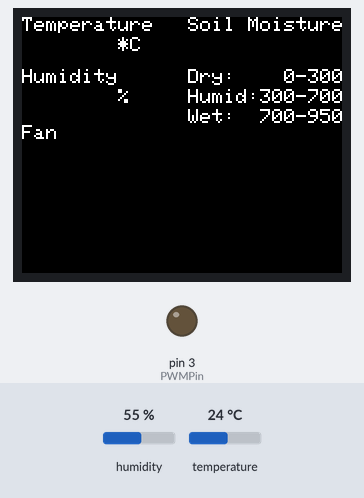
Simulated run of this sketch. Board: Arduino Uno, built with avr-gcc and run on an emulated ATmega328P. Parts: 160×128 colour display, output pins drawn as LEDs (lit = HIGH). Inputs (shaded band) come from the test bench; at power-on: humidity 55 %, temperature 24 °C. What the sketch prints to the serial monitor is not drawn.

Above: at 0.1 s.
At 0.5 s:
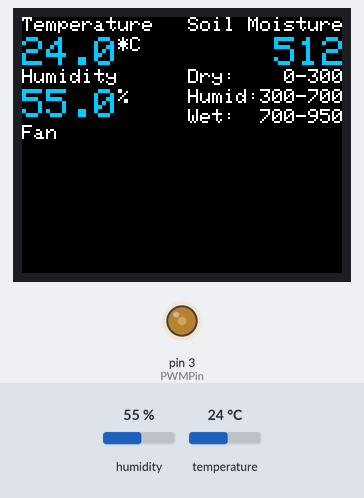

The sketch:

TFT.ino
```cpp
/*
                                               __
   _________  ____ _________  ________  ____  / /____  _____
  / ___/ __ \/ __ `/ ___/ _ \/ ___/ _ \/ __ \/ __/ _ \/ ___/
 (__  ) /_/ / /_/ / /__/  __/ /__/  __/ / / / /_/  __/ /
/____/ .___/\__,_/\___/\___/\___/\___/_/ /_/\__/\___/_/
    /_/ V1.1

  Arduino SpaceBucket Climate Controller V1.1
  Created by David Rule - /u/dr_swan
  Required Libraries: TFT, SPI, Adafruit_Sensor, DHT
  UNO Pins Used:
                                      +-----+
         +----[PWR]-------------------| USB |--+
         |                            +-----+  |
         |         GND/RST2  [ ][ ]            |
         |       MOSI2/SCK2  [ ][ ]  A5/SCL[ ] |
         |          5V/MISO2 [ ][ ]  A4/SDA[ ] |
         |                             AREF[ ] |
         |                              GND[ ] |
         | [ ]N/C                    SCK/13[ ] |
         | [ ]IOREF                 MISO/12[ ] |
         | [ ]RST                   MOSI/11[ ]~|
         | [ ]3V3    +---+           TFT 10[*]~|
         | [ ]5v    -| A |-           TFT 9[*]~|
         | [ ]GND   -| R |-               8[*] |
         | [ ]GND   -| D |-                    |
         | [ ]Vin   -| U |-               7[ ] |
         |          -| I |-               6[ ]~|
         | [ ]A0    -| N |-               5[ ]~|
         | [ ]A1    -| O |-               4[ ] |
         | [ ]A2     +---+      N PWM OUT 3[*]~|
         | [ ]A3               DHT22 DATA 2[*] |
         | [ ]A4      RST SCK MISO        1[ ] |
         | [ ]A5      [ ] [ ] [ ]         0[ ] |
         |            [ ] [ ] [ ]              |
         |  UNO_R3    GND MOSI 5V  ____________/
          \_______________________/
Future Additions: Soil Moisture Graphic
*/

// Arduino LCD libraries
#include <TFT.h>
#include <SPI.h>

// DHT Sensor libraries
#include <Adafruit_Sensor.h>
#include <DHT.h>
#include <DHT_U.h>

// Pin Definitions
#define cs   10
#define dc   9
#define rst  8
#define DHTPIN 2
#define DHTTYPE DHT22

// PWM fan
const int PWMPin = 3;
int DefaultSpeed = 30;   // default fan speed duty cycle (0-79)

// Climate
int MinTemp = 21;
int MaxTemp = 25;

// create an instance of the library
TFT TFTscreen = TFT(cs, dc, rst);

// char array to print to the screen (not sure why this is needed actually)
char tempPrintout[6];
char humPrintout[6];
char moiPrintout[6];

DHT_Unified dht(DHTPIN, DHTTYPE);

// sensor delay
uint32_t delayMS;

void setup() {
  TFTscreen.begin();

  // clear the screen with a black background
  TFTscreen.background(0, 0, 0);

  // write the static text to the screen
  // set the font color to white
  TFTscreen.stroke(255, 255, 255);
  // set the font size
  TFTscreen.setTextSize(1);
  // write static text
  TFTscreen.text("Temperature", 0, 0);
  TFTscreen.text(" *C", 42, 10);
  TFTscreen.text("Humidity", 0, 26);
  TFTscreen.text(" %", 42, 36);
  TFTscreen.text("Soil Moisture", 83, 0);
  TFTscreen.text("Fan ", 0, 54);

  // set the font color to something else
  TFTscreen.stroke(255, 255, 255);
  TFTscreen.text("Dry:    0-300", 83, 26);
  TFTscreen.text("Humid:300-700", 83, 36);
  TFTscreen.text("Wet:  700-950", 83, 46);
  // ste the font size very large for the loop
  TFTscreen.setTextSize(2);

  // serial monitor
  Serial.begin(9600);
  // initialize dht sensor
  dht.begin();
  Serial.println("SpaceCenter V1.0");

  // Print temperature sensor details.
  sensor_t sensor;
  dht.temperature().getSensor(&sensor);
  Serial.println("------------------------------------");
  Serial.println("DHT Temp");
  Serial.print  ("Sensor:       "); Serial.println(sensor.name);
  Serial.print  ("Driver Ver:   "); Serial.println(sensor.version);
  Serial.print  ("Unique ID:    "); Serial.println(sensor.sensor_id);
  Serial.print  ("Max Value:    "); Serial.print(sensor.max_value); Serial.println(" *C");
  Serial.print  ("Min Value:    "); Serial.print(sensor.min_value); Serial.println(" *C");
  Serial.print  ("Resolution:   "); Serial.print(sensor.resolution); Serial.println(" *C");
  Serial.println("------------------------------------");

  // Print humidity sensor details.
  dht.humidity().getSensor(&sensor);
  Serial.println("------------------------------------");
  Serial.println("DHT Hum");
  Serial.print  ("Sensor:       "); Serial.println(sensor.name);
  Serial.print  ("Driver Ver:   "); Serial.println(sensor.version);
  Serial.print  ("Unique ID:    "); Serial.println(sensor.sensor_id);
  Serial.print  ("Max Value:    "); Serial.print(sensor.max_value); Serial.println("%");
  Serial.print  ("Min Value:    "); Serial.print(sensor.min_value); Serial.println("%");
  Serial.print  ("Resolution:   "); Serial.print(sensor.resolution); Serial.println("%");
  Serial.println("------------------------------------");

  // Set delay between sensor readings based on sensor details.
  delayMS = sensor.min_delay / 1000;

  // generate 25kHz PWM pulse rate on Pin 3
  pinMode(PWMPin, OUTPUT);   // OCR2B sets duty cycle
  // Set up Fast PWM on Pin 3
  TCCR2A = 0x23;     // COM2B1, WGM21, WGM20
  // Set prescaler
  TCCR2B = 0x0A;   // WGM21, Prescaler = /8
  // Set TOP and initialize duty cycle to zero(0)
  OCR2A = 79;    // TOP DO NOT CHANGE, SETS PWM PULSE RATE
  OCR2B = DefaultSpeed;    // default duty cycle for Pin 3 (0-79) generates 1 500nS pulse even when 0 :(
}

void loop() {
  //serialmonitor(); //for debug & serial monitoring, device resets faster without it
  tftsensorprint();
  fan();
}

void serialmonitor() {
  // Get temperature event and print its value.
  sensors_event_t event;
  dht.temperature().getEvent(&event);
  if (isnan(event.temperature)) {
    Serial.println("Error reading temperature!");
  }
  else {
    Serial.print("Temperature: ");
    Serial.print(event.temperature);
    Serial.println(" *C");
  }
  // Get humidity event and print its value.
  dht.humidity().getEvent(&event);
  if (isnan(event.relative_humidity)) {
    Serial.println("Error reading humidity!");
  }
  else {
    Serial.print("Humidity: ");
    Serial.print(event.relative_humidity);
    Serial.println("%");
  }

}

void tftsensorprint() {
  // Read the value of the sensor
  sensors_event_t event;
  dht.temperature().getEvent(&event);
  String tempVal = String(event.temperature);

  dht.humidity().getEvent(&event);
  String humVal = String(event.relative_humidity);
  String moiVal = String(analogRead(A0));

  // convert the reading to a char array
  tempVal.toCharArray(tempPrintout, 5);
  humVal.toCharArray(humPrintout, 5);
  moiVal.toCharArray(moiPrintout, 5);

  // set the font color
  TFTscreen.stroke(0, 200, 255);
  // print the sensor value
  TFTscreen.text(tempPrintout, 0, 10);
  TFTscreen.text(humPrintout, 0, 36);
  TFTscreen.text(moiPrintout, 126, 10);
  // wait for a moment
  delay(delayMS);
  // erase the text you just wrote
  TFTscreen.stroke(0, 0, 0);
  TFTscreen.text(humPrintout, 0, 36);
  TFTscreen.text(tempPrintout, 0, 10);
  TFTscreen.text(moiPrintout, 126, 10);
  TFTscreen.text("OFF", 0, 64);
  TFTscreen.text("HI", 0, 64);
  TFTscreen.text("LO", 0, 64);

}

void fan() {
  sensors_event_t event;
  dht.temperature().getEvent(&event);
  float CurrentTemp = event.temperature;
  TFTscreen.stroke(0, 200, 255);
  if (CurrentTemp < MinTemp) {
    OCR2B = 0; // (0-79)
    TFTscreen.text("OFF", 0, 64);
  }
  else if (CurrentTemp > MaxTemp) {
    OCR2B = 79; // (0-79)
    TFTscreen.text("HI", 0, 64);
  }
  else {
    OCR2B = DefaultSpeed;
    TFTscreen.text("LO", 0, 64);
  }
}
```
